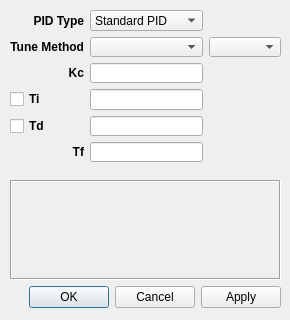
<?xml version="1.0" encoding="UTF-8"?>
<ui version="4.0">
 <class>PIDCtrlModel</class>
 <widget class="QDialog" name="PIDCtrlModel">
  <property name="windowModality">
   <enum>Qt::NonModal</enum>
  </property>
  <property name="geometry">
   <rect>
    <x>0</x>
    <y>0</y>
    <width>290</width>
    <height>320</height>
   </rect>
  </property>
  <property name="minimumSize">
   <size>
    <width>290</width>
    <height>320</height>
   </size>
  </property>
  <property name="maximumSize">
   <size>
    <width>290</width>
    <height>320</height>
   </size>
  </property>
  <property name="windowTitle">
   <string>PID Model</string>
  </property>
  <property name="modal">
   <bool>true</bool>
  </property>
  <widget class="QWidget" name="gridLayoutWidget">
   <property name="geometry">
    <rect>
     <x>10</x>
     <y>10</y>
     <width>271</width>
     <height>152</height>
    </rect>
   </property>
   <layout class="QGridLayout" name="gridLayout">
    <item row="0" column="0">
     <widget class="QLabel" name="lblPIDType">
      <property name="font">
       <font>
        <weight>75</weight>
        <bold>true</bold>
       </font>
      </property>
      <property name="text">
       <string>PID Type</string>
      </property>
      <property name="alignment">
       <set>Qt::AlignRight|Qt::AlignTrailing|Qt::AlignVCenter</set>
      </property>
     </widget>
    </item>
    <item row="0" column="1">
     <widget class="QComboBox" name="cmbPIDType">
      <property name="currentIndex">
       <number>0</number>
      </property>
      <item>
       <property name="text">
        <string>Standard PID</string>
       </property>
      </item>
      <item>
       <property name="text">
        <string>Parallel PID</string>
       </property>
      </item>
      <item>
       <property name="text">
        <string>Predefined PIDs</string>
       </property>
      </item>
     </widget>
    </item>
    <item row="2" column="0">
     <widget class="QLabel" name="lblKc">
      <property name="font">
       <font>
        <weight>75</weight>
        <bold>true</bold>
       </font>
      </property>
      <property name="text">
       <string>Kc</string>
      </property>
      <property name="alignment">
       <set>Qt::AlignRight|Qt::AlignTrailing|Qt::AlignVCenter</set>
      </property>
     </widget>
    </item>
    <item row="2" column="1">
     <widget class="QLineEdit" name="leKc"/>
    </item>
    <item row="3" column="0">
     <widget class="QCheckBox" name="chbTi">
      <property name="font">
       <font>
        <weight>75</weight>
        <bold>true</bold>
       </font>
      </property>
      <property name="layoutDirection">
       <enum>Qt::LeftToRight</enum>
      </property>
      <property name="text">
       <string>Ti</string>
      </property>
     </widget>
    </item>
    <item row="3" column="1">
     <widget class="QLineEdit" name="leTi"/>
    </item>
    <item row="4" column="0">
     <widget class="QCheckBox" name="chbTd">
      <property name="font">
       <font>
        <weight>75</weight>
        <bold>true</bold>
       </font>
      </property>
      <property name="text">
       <string>Td</string>
      </property>
     </widget>
    </item>
    <item row="4" column="1">
     <widget class="QLineEdit" name="leTd"/>
    </item>
    <item row="0" column="2">
     <spacer name="horizontalSpacer">
      <property name="orientation">
       <enum>Qt::Horizontal</enum>
      </property>
      <property name="sizeHint" stdset="0">
       <size>
        <width>40</width>
        <height>20</height>
       </size>
      </property>
     </spacer>
    </item>
    <item row="1" column="0">
     <widget class="QLabel" name="lblTuneMethod">
      <property name="font">
       <font>
        <weight>75</weight>
        <bold>true</bold>
       </font>
      </property>
      <property name="text">
       <string>Tune Method</string>
      </property>
      <property name="alignment">
       <set>Qt::AlignRight|Qt::AlignTrailing|Qt::AlignVCenter</set>
      </property>
     </widget>
    </item>
    <item row="1" column="1">
     <widget class="QComboBox" name="cmbTuneMethod"/>
    </item>
    <item row="1" column="2">
     <widget class="QComboBox" name="cmbPIDConfig"/>
    </item>
    <item row="5" column="0">
     <widget class="QLabel" name="lblTf">
      <property name="font">
       <font>
        <weight>75</weight>
        <bold>true</bold>
       </font>
      </property>
      <property name="text">
       <string>Tf</string>
      </property>
      <property name="alignment">
       <set>Qt::AlignRight|Qt::AlignTrailing|Qt::AlignVCenter</set>
      </property>
     </widget>
    </item>
    <item row="5" column="1">
     <widget class="QLineEdit" name="leTf"/>
    </item>
   </layout>
  </widget>
  <widget class="QWidget" name="verticalLayoutWidget">
   <property name="geometry">
    <rect>
     <x>10</x>
     <y>180</y>
     <width>271</width>
     <height>128</height>
    </rect>
   </property>
   <layout class="QVBoxLayout" name="verticalLayout">
    <item>
     <widget class="QLabel" name="lblTF">
      <property name="font">
       <font>
        <weight>75</weight>
        <bold>true</bold>
       </font>
      </property>
      <property name="frameShape">
       <enum>QFrame::Box</enum>
      </property>
      <property name="frameShadow">
       <enum>QFrame::Sunken</enum>
      </property>
      <property name="text">
       <string/>
      </property>
      <property name="alignment">
       <set>Qt::AlignCenter</set>
      </property>
     </widget>
    </item>
    <item>
     <widget class="QDialogButtonBox" name="buttonBox">
      <property name="orientation">
       <enum>Qt::Horizontal</enum>
      </property>
      <property name="standardButtons">
       <set>QDialogButtonBox::Apply|QDialogButtonBox::Cancel|QDialogButtonBox::Ok</set>
      </property>
     </widget>
    </item>
   </layout>
  </widget>
 </widget>
 <resources/>
 <connections/>
</ui>
